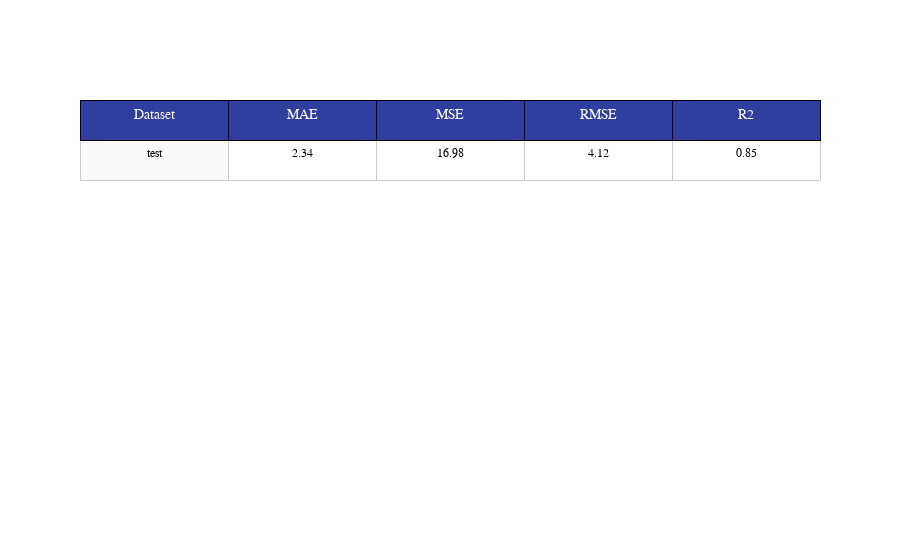

Notebook code cell kept with this figure:
### Code cell
ult=create_table(error_rlat,10,10)

### Figure 1 — Plotly figure (JSON) as saved in the notebook; plotly's stock layout.template omitted (floating-point values rounded to 4 significant figures)
{"data": [{"cells": {"align": ["center", "center", "center", "center", "center"], "fill": {"color": ["#f9f9f9", "#ffffff"]}, "font": {"color": "rgb(0, 0, 0)", "family": "Arial, sans-serif", "size": 12}, "height": 40, "line": {"color": "rgb(204, 204, 204)", "width": 1}, "values": [["test"], ["2.34"], ["16.98"], ["4.12"], ["0.85"]]}, "columnwidth": [10, 10], "header": {"align": "center", "fill": {"color": "rgb(48, 63, 159)"}, "font": {"color": "white", "family": "Arial, sans-serif", "size": 14}, "height": 40, "line": {"color": "rgb(0, 0, 0)", "width": 1}, "values": ["Dataset", "MAE", "MSE", "RMSE", "R2"]}, "type": "table"}], "layout": {"autosize": true}}
